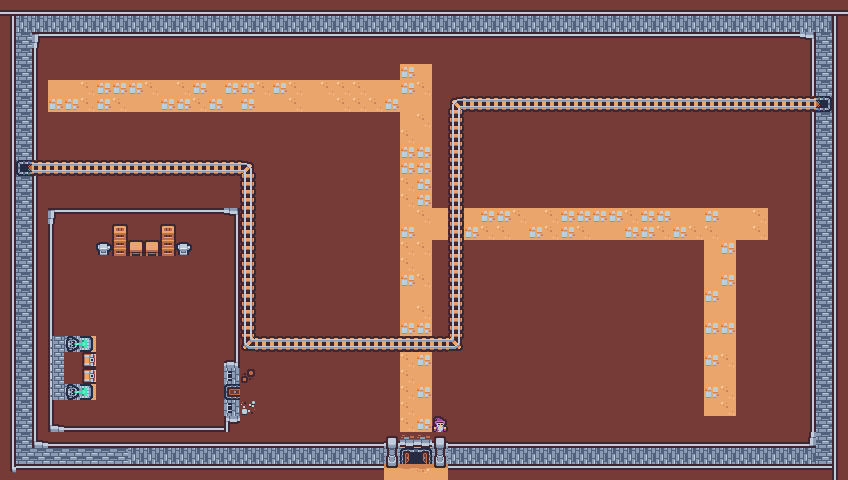

Below is a game level as drawn by its tile map, then a one-line description and the .tmx that defines it (tile-layer data replaced by summaries):
An orthogonal 53x30 tile map with 16x16 px tiles, 4 tile layers (Map_Floor, spawnArea, Walls, NPC), 2 hidden layers not drawn, 2 tilesets.

<map version="1.10" tiledversion="1.10.2" orientation="orthogonal" renderorder="right-down" width="53" height="30" tilewidth="16" tileheight="16" infinite="0" nextlayerid="9" nextobjectid="1">
 <editorsettings>
  <export target="../../../../OneDrive/Desktop/collisionv3.tmj" format="json" />
 </editorsettings>
 <tileset firstgid="1" source="tile_set.tsx" />
 <tileset firstgid="133" source="Solid_red.tsx" />
 <layer id="1" name="Map_Floor" width="53" height="30">
  <data>[1590 cells, 1590 non-empty, 1 distinct tile ids]</data>
 </layer>
 <layer id="8" name="spawnArea" width="53" height="30">
  <data>[1590 cells, 1 non-empty, 1 distinct tile ids]</data>
 </layer>
 <layer id="2" name="Walls" width="53" height="30">
  <data>[1590 cells, 749 non-empty, 37 distinct tile ids]</data>
 </layer>
 <layer id="6" name="NPC" width="53" height="30">
  <data>[1590 cells, 1 non-empty, 1 distinct tile ids]</data>
 </layer>
 <layer id="3" name="Collision" width="53" height="30" visible="0" opacity="0.33">
  <data>[1590 cells, 218 non-empty, 2 distinct tile ids]</data>
 </layer>
 <layer id="7" name="enter_stop" width="53" height="30" visible="0">
  <data>[1590 cells, 5 non-empty, 1 distinct tile ids]</data>
 </layer>
</map>
